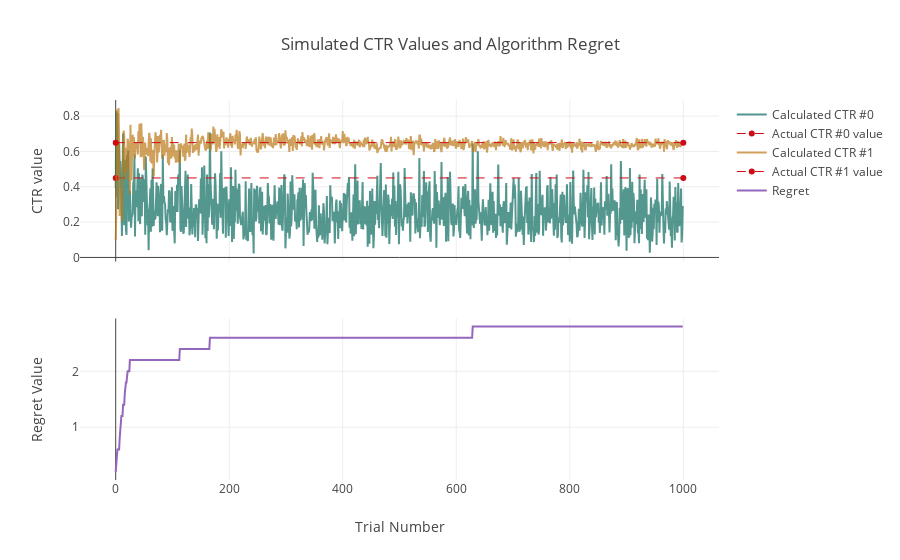

The notebook cell saved with this chart:
### Markdown cell above
Note the intersection area. There might be the cases that value of Beta distribution for Ad #0 will be higher, than for Ad #1, so algorithm will choose Ad #0 (which performs worse).

### Code cell
algorithm_performance()

### Figure 1 — Plotly figure (JSON) as saved in the notebook; plotly's stock layout.template omitted (floating-point values rounded to 4 significant figures; data arrays with more than 128 entries replaced by an {"elided": "..."} marker saying what was removed)
{"data": [{"line": {"color": "rgba(10, 108, 94, .7)", "width": 2}, "name": "Calculated CTR #0", "type": "scatter", "uid": "e20a531e-1644-4683-8df8-6586b0cd5d6b", "x": {"elided": "1000 int values"}, "xaxis": "x", "y": {"elided": "1000 float values"}, "yaxis": "y"}, {"line": {"color": "rgb(205, 12, 24)", "dash": "dash", "width": 1}, "name": "Actual CTR #0 value", "type": "scatter", "uid": "7d3cf858-594a-4c48-b591-1e92102ec67f", "x": [0, 1000], "xaxis": "x", "y": [0.45, 0.45], "yaxis": "y"}, {"line": {"color": "rgba(187, 121, 24, .7)", "width": 2}, "name": "Calculated CTR #1", "type": "scatter", "uid": "384e13aa-700f-49cb-9ccd-869bb8884cd9", "x": {"elided": "1000 int values"}, "xaxis": "x", "y": {"elided": "1000 float values"}, "yaxis": "y"}, {"line": {"color": "rgb(205, 12, 24)", "dash": "dash", "width": 1}, "name": "Actual CTR #1 value", "type": "scatter", "uid": "52752be2-867f-480c-937b-3752e2664996", "x": [0, 1000], "xaxis": "x", "y": [0.65, 0.65], "yaxis": "y"}, {"name": "Regret", "type": "scatter", "uid": "36e25531-a021-4d5f-87cc-b6c3f4f35e81", "x": {"elided": "1000 int values"}, "xaxis": "x", "y": {"elided": "1000 float values"}, "yaxis": "y2"}], "layout": {"title": {"text": "Simulated CTR Values and Algorithm Regret"}, "xaxis": {"anchor": "y2", "domain": [0, 1], "title": {"text": "Trial Number"}}, "yaxis": {"anchor": "free", "domain": [0.575, 1], "position": 0, "title": {"text": "CTR value"}}, "yaxis2": {"anchor": "x", "domain": [0, 0.425], "title": {"text": "Regret Value"}}}}
